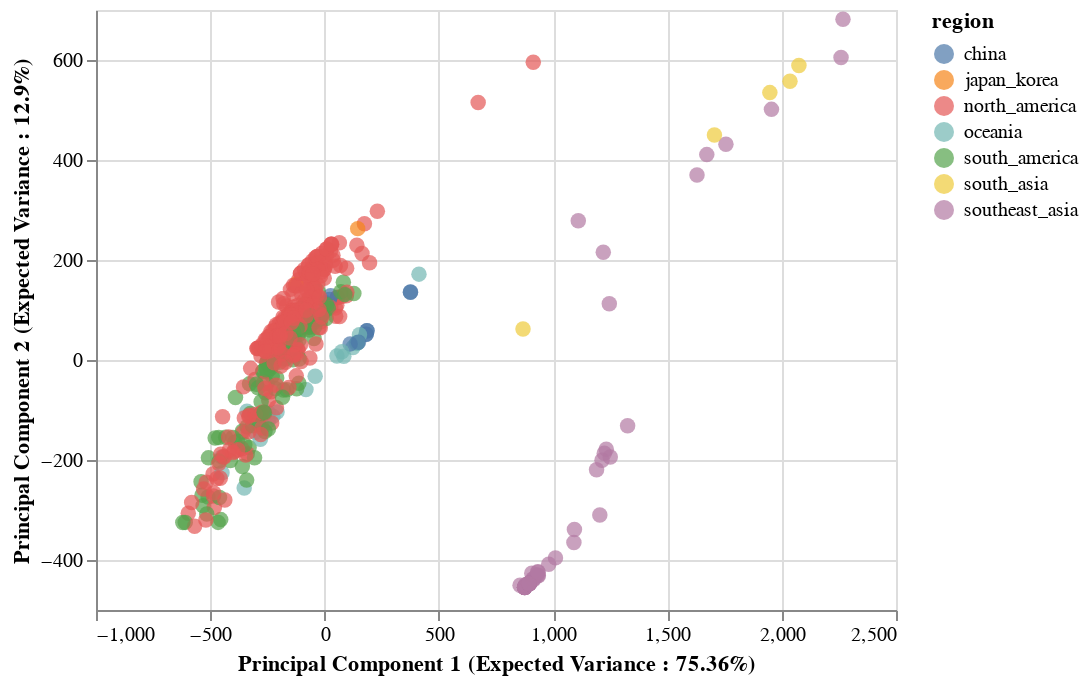

Notebook code for this chart:
### Code cell
import altair as alt
brush = alt.selection(type='interval', resolve='global')
#link the charts
alt.Chart(finalDf).mark_circle(size=60).encode(
    x=alt.X('principal component 1',title='Principal Component 1 (Expected Variance : {}%'.format(round(pca.explained_variance_ratio_[0]*100,2)) + ")"),
    y=alt.X('principal component 2',title='Principal Component 2 (Expected Variance : {}%'.format(round(pca.explained_variance_ratio_[1]*100,2)) + ")"),
    color='region',
    tooltip=['strain', 'region']
).interactive()
#Make this into a website (view compiled vega -- gives you the javascript -- put that into a HTML script)

### Figure 1 — Vega-Lite specification as saved in the notebook (floating-point values rounded to 4 significant figures; data arrays with more than 128 entries replaced by an {"elided": "..."} marker saying what was removed)
{"$schema": "https://vega.github.io/schema/vega-lite/v3.3.0.json", "config": {"mark": {"tooltip": null}, "view": {"height": 300, "width": 400}}, "data": {"name": "data-d2646ac98713fa8e0fff582a969facd1"}, "datasets": {"data-d2646ac98713fa8e0fff582a969facd1": {"elided": "519 records"}}, "encoding": {"color": {"field": "region", "type": "nominal"}, "tooltip": [{"field": "strain", "type": "nominal"}, {"field": "region", "type": "nominal"}], "x": {"field": "principal component 1", "title": "Principal Component 1 (Expected Variance : 75.36%)", "type": "quantitative"}, "y": {"field": "principal component 2", "title": "Principal Component 2 (Expected Variance : 12.9%)", "type": "quantitative"}}, "mark": {"size": 60, "type": "circle"}, "selection": {"selector002": {"bind": "scales", "encodings": ["x", "y"], "type": "interval"}}}
